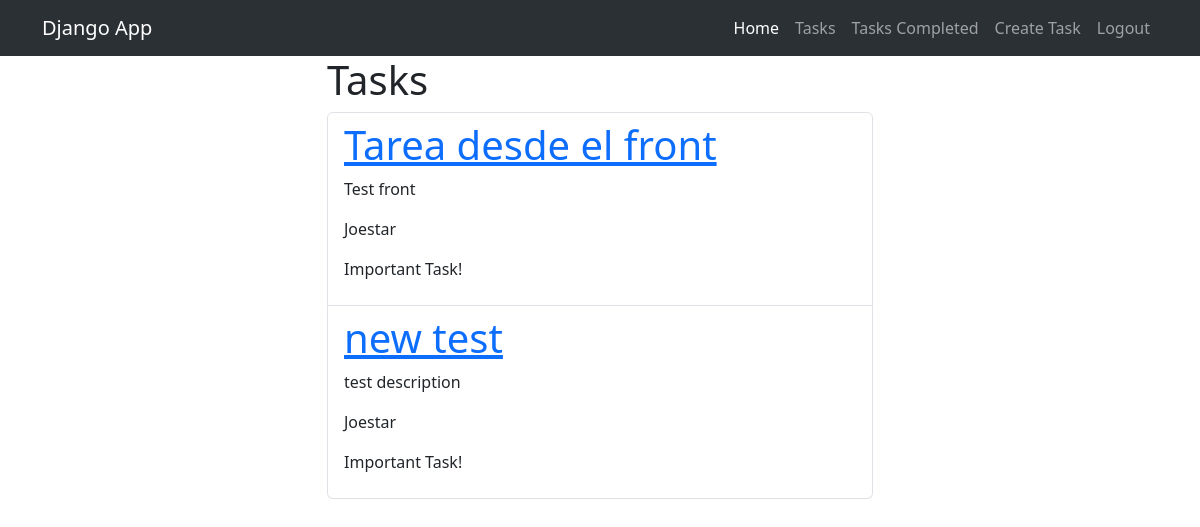
Page /tasks/ (signed in) on the committed database.
### tasks/models.py (models this page shows, shortened)
class Task(models.Model):
    title = models.CharField(max_length=100)
    description = models.TextField(blank=True)
    created = models.DateTimeField(auto_now_add=True)
    datecompleted = models.DateTimeField(null=True, blank=True)
    important = models.BooleanField(default=False)
    user = models.ForeignKey(User, on_delete=models.CASCADE)

### tasks/views.py (the view)
# urls.py: path('tasks/', views.tasks, name='tasks'),
@login_required
def tasks(request):
    tasks = Task.objects.filter(user=request.user, datecompleted__isnull=True)
    return render(request, "tasks.html", {"tasks": tasks})

### tasks/templates/tasks.html (shortened to what this page needs)
{% extends 'base.html' %} {% block content %}
<main class="container">
  <div class="row">
    <div class="col-md-6 offset-md-3">
        <h1>Tasks</h1>
        <ul class="list-group">
          {% for task in tasks %}
          <li class="list-group-item">
            <a href="{% url 'task_detail' task.id %}">
              <h1>{{task.title}}</h1>
            </a>
            <p>{{task.description}}</p>
            <p>{{task.user.username}}</p>
            {% if task.important %}
            <p>Important Task!</p>
            {% endif %}
          </li>
          {% endfor %}
        </ul>
      </div>
  </div>
</main>
{% endblock %}

### rows in the picture
Task: title "Tarea desde el front", description "Test front", user.username "Joestar", important "Important Task!"
Task: title "new test", description "test description", user.username "Joestar", important "Important Task!"
